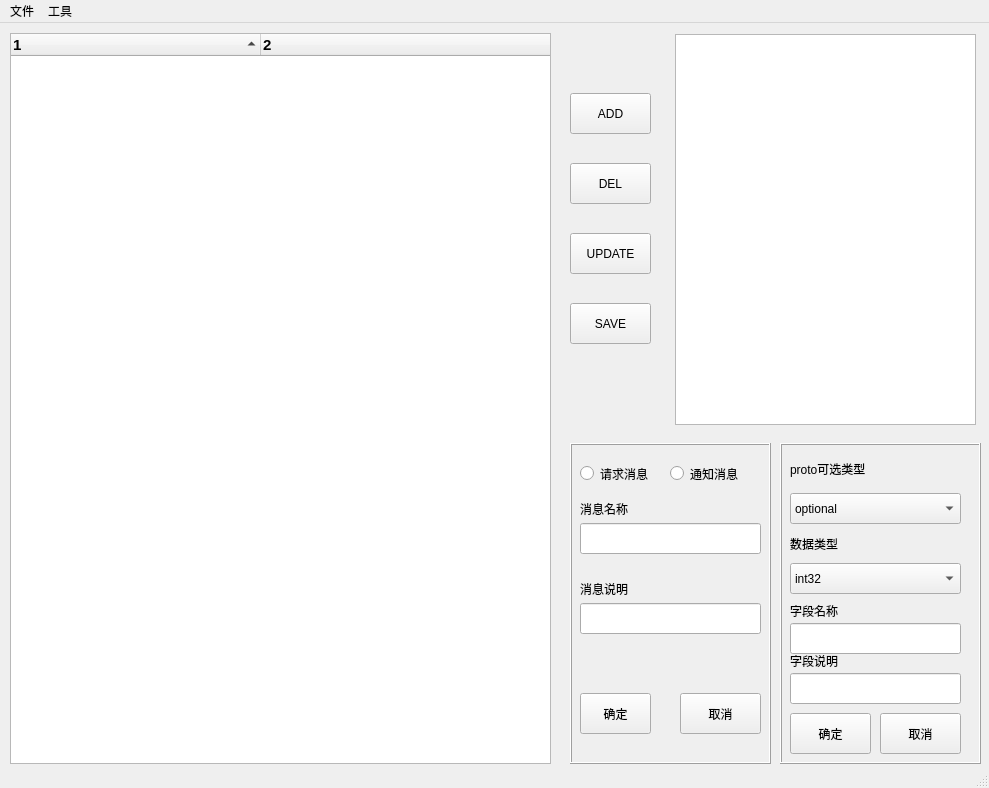
<?xml version="1.0" encoding="UTF-8"?>
<ui version="4.0">
 <class>MainWindow</class>
 <widget class="QMainWindow" name="MainWindow">
  <property name="geometry">
   <rect>
    <x>0</x>
    <y>0</y>
    <width>989</width>
    <height>788</height>
   </rect>
  </property>
  <property name="windowTitle">
   <string>自动化工具</string>
  </property>
  <widget class="QWidget" name="centralwidget">
   <widget class="QTreeWidget" name="WidMsgTree">
    <property name="geometry">
     <rect>
      <x>10</x>
      <y>10</y>
      <width>541</width>
      <height>731</height>
     </rect>
    </property>
    <property name="font">
     <font>
      <family>Arial</family>
      <pointsize>11</pointsize>
      <weight>75</weight>
      <bold>true</bold>
     </font>
    </property>
    <property name="autoExpandDelay">
     <number>-1</number>
    </property>
    <property name="indentation">
     <number>10</number>
    </property>
    <property name="sortingEnabled">
     <bool>true</bool>
    </property>
    <property name="columnCount">
     <number>2</number>
    </property>
    <attribute name="headerDefaultSectionSize">
     <number>250</number>
    </attribute>
    <column>
     <property name="text">
      <string notr="true">1</string>
     </property>
    </column>
    <column>
     <property name="text">
      <string notr="true">2</string>
     </property>
    </column>
   </widget>
   <widget class="QFrame" name="frame">
    <property name="geometry">
     <rect>
      <x>780</x>
      <y>420</y>
      <width>201</width>
      <height>321</height>
     </rect>
    </property>
    <property name="frameShape">
     <enum>QFrame::Box</enum>
    </property>
    <property name="frameShadow">
     <enum>QFrame::Raised</enum>
    </property>
    <widget class="QComboBox" name="CbxValueType">
     <property name="geometry">
      <rect>
       <x>10</x>
       <y>120</y>
       <width>171</width>
       <height>31</height>
      </rect>
     </property>
     <item>
      <property name="text">
       <string>int32</string>
      </property>
     </item>
     <item>
      <property name="text">
       <string>int64</string>
      </property>
     </item>
     <item>
      <property name="text">
       <string>string</string>
      </property>
     </item>
     <item>
      <property name="text">
       <string>float</string>
      </property>
     </item>
     <item>
      <property name="text">
       <string>double</string>
      </property>
     </item>
     <item>
      <property name="text">
       <string>bytes</string>
      </property>
     </item>
     <item>
      <property name="text">
       <string>bool</string>
      </property>
     </item>
     <item>
      <property name="text">
       <string>uint32</string>
      </property>
     </item>
     <item>
      <property name="text">
       <string>uint64</string>
      </property>
     </item>
    </widget>
    <widget class="QLabel" name="label">
     <property name="geometry">
      <rect>
       <x>10</x>
       <y>10</y>
       <width>91</width>
       <height>31</height>
      </rect>
     </property>
     <property name="text">
      <string>proto可选类型</string>
     </property>
    </widget>
    <widget class="QLabel" name="label_3">
     <property name="geometry">
      <rect>
       <x>10</x>
       <y>160</y>
       <width>81</width>
       <height>16</height>
      </rect>
     </property>
     <property name="text">
      <string>字段名称</string>
     </property>
    </widget>
    <widget class="QPushButton" name="BtnFieldOk">
     <property name="geometry">
      <rect>
       <x>10</x>
       <y>270</y>
       <width>81</width>
       <height>41</height>
      </rect>
     </property>
     <property name="text">
      <string>确定</string>
     </property>
    </widget>
    <widget class="QLabel" name="label_2">
     <property name="geometry">
      <rect>
       <x>10</x>
       <y>90</y>
       <width>91</width>
       <height>21</height>
      </rect>
     </property>
     <property name="text">
      <string>数据类型</string>
     </property>
    </widget>
    <widget class="QLineEdit" name="LetFieldName">
     <property name="geometry">
      <rect>
       <x>10</x>
       <y>180</y>
       <width>171</width>
       <height>31</height>
      </rect>
     </property>
    </widget>
    <widget class="QComboBox" name="CbxProtoType">
     <property name="geometry">
      <rect>
       <x>10</x>
       <y>50</y>
       <width>171</width>
       <height>31</height>
      </rect>
     </property>
     <item>
      <property name="text">
       <string>optional</string>
      </property>
     </item>
     <item>
      <property name="text">
       <string>required</string>
      </property>
     </item>
     <item>
      <property name="text">
       <string>repeated</string>
      </property>
     </item>
    </widget>
    <widget class="QPushButton" name="BtnFieldCancel">
     <property name="geometry">
      <rect>
       <x>100</x>
       <y>270</y>
       <width>81</width>
       <height>41</height>
      </rect>
     </property>
     <property name="text">
      <string>取消</string>
     </property>
    </widget>
    <widget class="QLineEdit" name="LetFieldCmt">
     <property name="geometry">
      <rect>
       <x>10</x>
       <y>230</y>
       <width>171</width>
       <height>31</height>
      </rect>
     </property>
    </widget>
    <widget class="QLabel" name="label_4">
     <property name="geometry">
      <rect>
       <x>10</x>
       <y>210</y>
       <width>81</width>
       <height>16</height>
      </rect>
     </property>
     <property name="text">
      <string>字段说明</string>
     </property>
    </widget>
   </widget>
   <widget class="QFrame" name="frame_2">
    <property name="geometry">
     <rect>
      <x>570</x>
      <y>420</y>
      <width>201</width>
      <height>321</height>
     </rect>
    </property>
    <property name="frameShape">
     <enum>QFrame::Box</enum>
    </property>
    <property name="frameShadow">
     <enum>QFrame::Raised</enum>
    </property>
    <widget class="QRadioButton" name="BtnReq">
     <property name="geometry">
      <rect>
       <x>10</x>
       <y>10</y>
       <width>81</width>
       <height>41</height>
      </rect>
     </property>
     <property name="text">
      <string>请求消息</string>
     </property>
    </widget>
    <widget class="QRadioButton" name="BtnNotify">
     <property name="geometry">
      <rect>
       <x>100</x>
       <y>20</y>
       <width>89</width>
       <height>21</height>
      </rect>
     </property>
     <property name="text">
      <string>通知消息</string>
     </property>
    </widget>
    <widget class="QLabel" name="label_5">
     <property name="geometry">
      <rect>
       <x>10</x>
       <y>50</y>
       <width>81</width>
       <height>31</height>
      </rect>
     </property>
     <property name="text">
      <string>消息名称</string>
     </property>
    </widget>
    <widget class="QLineEdit" name="LetMsgName">
     <property name="geometry">
      <rect>
       <x>10</x>
       <y>80</y>
       <width>181</width>
       <height>31</height>
      </rect>
     </property>
    </widget>
    <widget class="QPushButton" name="BtnMsgOk">
     <property name="geometry">
      <rect>
       <x>10</x>
       <y>250</y>
       <width>71</width>
       <height>41</height>
      </rect>
     </property>
     <property name="text">
      <string>确定</string>
     </property>
    </widget>
    <widget class="QPushButton" name="BtnMsgCancel">
     <property name="geometry">
      <rect>
       <x>110</x>
       <y>250</y>
       <width>81</width>
       <height>41</height>
      </rect>
     </property>
     <property name="text">
      <string>取消</string>
     </property>
    </widget>
    <widget class="QLabel" name="label_10">
     <property name="geometry">
      <rect>
       <x>10</x>
       <y>130</y>
       <width>81</width>
       <height>31</height>
      </rect>
     </property>
     <property name="text">
      <string>消息说明</string>
     </property>
    </widget>
    <widget class="QLineEdit" name="LetMsgCmt">
     <property name="geometry">
      <rect>
       <x>10</x>
       <y>160</y>
       <width>181</width>
       <height>31</height>
      </rect>
     </property>
    </widget>
   </widget>
   <widget class="QPushButton" name="BtnAdd">
    <property name="geometry">
     <rect>
      <x>570</x>
      <y>70</y>
      <width>81</width>
      <height>41</height>
     </rect>
    </property>
    <property name="text">
     <string>ADD</string>
    </property>
   </widget>
   <widget class="QPushButton" name="BtnDel">
    <property name="geometry">
     <rect>
      <x>570</x>
      <y>140</y>
      <width>81</width>
      <height>41</height>
     </rect>
    </property>
    <property name="text">
     <string>DEL</string>
    </property>
   </widget>
   <widget class="QPushButton" name="BtnUpdate">
    <property name="geometry">
     <rect>
      <x>570</x>
      <y>210</y>
      <width>81</width>
      <height>41</height>
     </rect>
    </property>
    <property name="text">
     <string>UPDATE</string>
    </property>
   </widget>
   <widget class="QPushButton" name="BtnSave">
    <property name="geometry">
     <rect>
      <x>570</x>
      <y>280</y>
      <width>81</width>
      <height>41</height>
     </rect>
    </property>
    <property name="text">
     <string>SAVE</string>
    </property>
   </widget>
   <widget class="QTableView" name="BbvInfo">
    <property name="geometry">
     <rect>
      <x>675</x>
      <y>11</y>
      <width>301</width>
      <height>391</height>
     </rect>
    </property>
   </widget>
  </widget>
  <widget class="QMenuBar" name="menubar">
   <property name="geometry">
    <rect>
     <x>0</x>
     <y>0</y>
     <width>989</width>
     <height>23</height>
    </rect>
   </property>
   <widget class="QMenu" name="menuFile">
    <property name="title">
     <string>文件</string>
    </property>
    <addaction name="menuOpen"/>
    <addaction name="menuRecentOen"/>
    <addaction name="separator"/>
    <addaction name="menuSave"/>
    <addaction name="menuSaveAs"/>
    <addaction name="menuClose"/>
   </widget>
   <widget class="QMenu" name="menuTool">
    <property name="title">
     <string>工具</string>
    </property>
    <widget class="QMenu" name="menuProto">
     <property name="title">
      <string>导出协议</string>
     </property>
     <addaction name="menuProtoServer"/>
     <addaction name="separator"/>
     <addaction name="menuProtoClient"/>
    </widget>
    <widget class="QMenu" name="menuTable">
     <property name="title">
      <string>导出数据表</string>
     </property>
     <addaction name="menuTableServer"/>
     <addaction name="separator"/>
     <addaction name="menuTableClient"/>
    </widget>
    <addaction name="menuProto"/>
    <addaction name="menuTable"/>
    <addaction name="separator"/>
    <addaction name="menu_setting"/>
   </widget>
   <addaction name="menuFile"/>
   <addaction name="menuTool"/>
  </widget>
  <widget class="QStatusBar" name="statusbar"/>
  <action name="actionopen">
   <property name="text">
    <string>open</string>
   </property>
  </action>
  <action name="menuOpen">
   <property name="text">
    <string>打开</string>
   </property>
   <property name="shortcut">
    <string>Ctrl+O</string>
   </property>
  </action>
  <action name="menuRecentOen">
   <property name="text">
    <string>最近打开</string>
   </property>
   <property name="shortcut">
    <string>Ctrl+Shift+O</string>
   </property>
  </action>
  <action name="menuSave">
   <property name="text">
    <string>保存</string>
   </property>
   <property name="shortcut">
    <string>Ctrl+S</string>
   </property>
  </action>
  <action name="menuClose">
   <property name="text">
    <string>关闭</string>
   </property>
  </action>
  <action name="menuSaveAs">
   <property name="text">
    <string>另存为...</string>
   </property>
   <property name="shortcut">
    <string>Ctrl+Shift+S</string>
   </property>
  </action>
  <action name="menuProtoServer">
   <property name="text">
    <string>服务器协议</string>
   </property>
   <property name="shortcut">
    <string>Ctrl+P</string>
   </property>
  </action>
  <action name="menuProtoClient">
   <property name="text">
    <string>客户端协议</string>
   </property>
   <property name="shortcut">
    <string>Ctrl+D</string>
   </property>
  </action>
  <action name="menuTableServer">
   <property name="text">
    <string>服务器</string>
   </property>
   <property name="shortcut">
    <string>Ctrl+Shift+P</string>
   </property>
  </action>
  <action name="menuTableClient">
   <property name="text">
    <string>客户端</string>
   </property>
   <property name="shortcut">
    <string>Ctrl+Shift+D</string>
   </property>
  </action>
  <action name="menu_setting">
   <property name="text">
    <string>选项</string>
   </property>
   <property name="shortcut">
    <string>Ctrl+T</string>
   </property>
  </action>
 </widget>
 <resources/>
 <connections/>
</ui>
